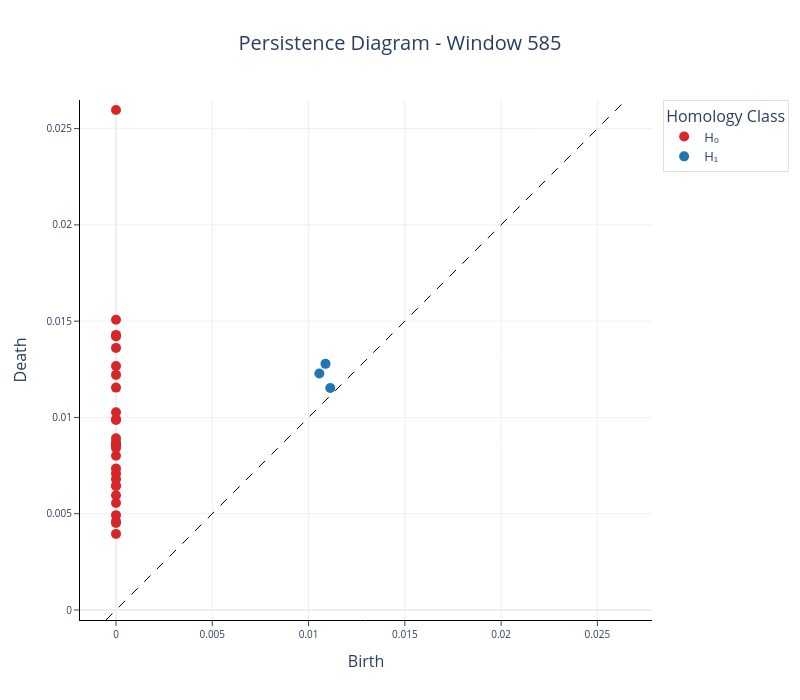

Notebook code cell kept with this figure:
### Code cell
fig = plot_diagram(us_diagram[585])

fig.update_layout(
    width=800, 
    height=700,
    title=dict(text="Persistence Diagram - Window 585", x=0.5,
            xanchor="center"),
    legend=dict(
        title="Homology Class",
        font=dict(size=13), 
        bordercolor="lightgray",         
        borderwidth=0.7                
    )
)

for trace in fig.data:
    if trace.mode == 'markers':
        trace.marker.size = 10
        if "H0" in trace.name:
            trace.marker.color = "#d62728"
            trace.name = "H\u2080"  
        elif "H1" in trace.name:
            trace.marker.color = "#1f77b4"
            trace.name = "H\u2081"  

fig.show()
fig.write_image("Figures/diagram_585.pdf", scale=3)

### Figure 1 — Plotly figure (JSON) as saved in the notebook; plotly's stock layout.template omitted (floating-point values rounded to 4 significant figures)
{"data": [{"hoverinfo": "none", "line": {"color": "black", "dash": "dash", "width": 1}, "mode": "lines", "showlegend": false, "type": "scatter", "x": [-0.0005193, 0.02649], "y": [-0.0005193, 0.02649]}, {"hoverinfo": "text", "hovertext": ["(0.0, 0.003951383754611015)", "(0.0, 0.004518129397183657)", "(0.0, 0.004601763095706701)", "(0.0, 0.004926680121570826)", "(0.0, 0.005555992480367422)", "(0.0, 0.0059633092023432255)", "(0.0, 0.006437197327613831)", "(0.0, 0.006456261500716209)", "(0.0, 0.006795254535973072)", "(0.0, 0.007093512918800116)", "(0.0, 0.0073471697978675365)", "(0.0, 0.008014368824660778)", "(0.0, 0.008412893861532211)", "(0.0, 0.00853435043245554)", "(0.0, 0.008615801110863686)", "(0.0, 0.008643630892038345)", "(0.0, 0.008688678964972496)", "(0.0, 0.008914203383028507)", "(0.0, 0.009866107255220413)", "(0.0, 0.009900148026645184)", "(0.0, 0.010265992023050785)", "(0.0, 0.011549437418580055)", "(0.0, 0.01221020333468914)", "(0.0, 0.012667015194892883)", "(0.0, 0.013611212372779846)", "(0.0, 0.014200698584318161)", "(0.0, 0.014286101795732975)", "(0.0, 0.015069867484271526)", "(0.0, 0.02596643567085266)"], "marker": {"color": "#d62728", "size": 10}, "mode": "markers", "name": "H₀", "type": "scatter", "x": [0.0, 0.0, 0.0, 0.0, 0.0, 0.0, 0.0, 0.0, 0.0, 0.0, 0.0, 0.0, 0.0, 0.0, 0.0, 0.0, 0.0, 0.0, 0.0, 0.0, 0.0, 0.0, 0.0, 0.0, 0.0, 0.0, 0.0, 0.0, 0.0], "y": [0.003951, 0.004518, 0.004602, 0.004927, 0.005556, 0.005963, 0.006437, 0.006456, 0.006795, 0.007094, 0.007347, 0.008014, 0.008413, 0.008534, 0.008616, 0.008644, 0.008689, 0.008914, 0.009866, 0.0099, 0.01027, 0.01155, 0.01221, 0.01267, 0.01361, 0.0142, 0.01429, 0.01507, 0.02597]}, {"hoverinfo": "text", "hovertext": ["(0.011127900332212448, 0.011524726636707783)", "(0.010881159454584122, 0.012783154845237732)", "(0.010561218485236168, 0.012279445305466652)"], "marker": {"color": "#1f77b4", "size": 10}, "mode": "markers", "name": "H₁", "type": "scatter", "x": [0.01113, 0.01088, 0.01056], "y": [0.01152, 0.01278, 0.01228]}], "layout": {"height": 700, "legend": {"bordercolor": "lightgray", "borderwidth": 0.7, "font": {"size": 13}, "title": {"text": "Homology Class"}}, "plot_bgcolor": "white", "title": {"text": "Persistence Diagram - Window 585", "x": 0.5, "xanchor": "center"}, "width": 800, "xaxis": {"autorange": false, "exponentformat": "e", "linecolor": "black", "linewidth": 1, "mirror": false, "range": [-0.0005193, 0.02649], "showexponent": "all", "showline": true, "side": "bottom", "ticks": "outside", "title": {"text": "Birth"}, "type": "linear", "zeroline": true}, "yaxis": {"autorange": false, "exponentformat": "e", "linecolor": "black", "linewidth": 1, "mirror": false, "range": [-0.0005193, 0.02649], "scaleanchor": "x", "scaleratio": 1, "showexponent": "all", "showline": true, "side": "left", "ticks": "outside", "title": {"text": "Death"}, "type": "linear", "zeroline": true}}}
